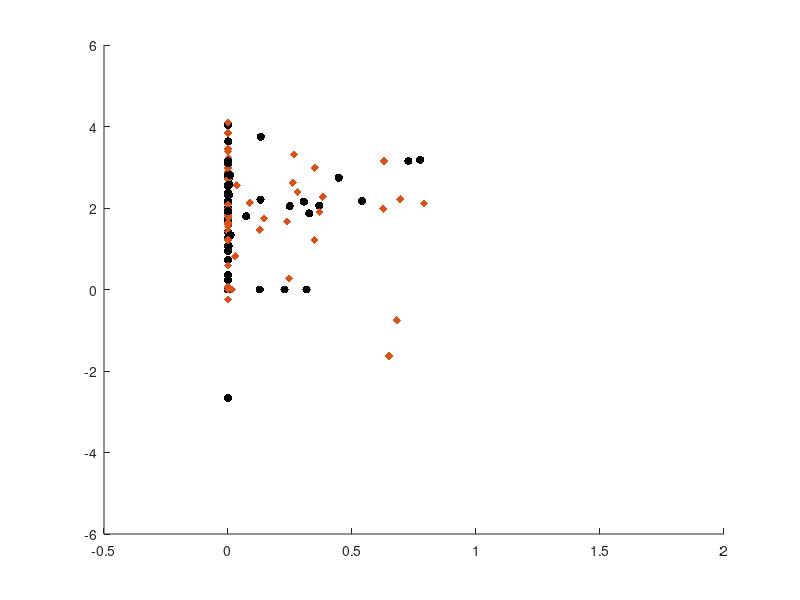

Write the MATLAB code that produced this figure.
% load data train yang diberikan 
data_train = csvread('data_train_PNN.csv');

% mengurutkan data berdasarkan kelasnya 
mengurutkan_data_train = sortrows(data_train,4);
kelas_0 = mengurutkan_data_train(1:46,:);% data yang masuk pada kelas 0 merupakan data 1 sampai 46
kelas_1 = mengurutkan_data_train(47:94,:); % data yang masuk pada kelas 1 merupakan data 47 sampai 94 
kelas_2 = mengurutkan_data_train(95:150,:); % data yang masuk pada kelas 2 merupakan data 95 sampai 150

train = data_train(1:96,:);
data_valid = data_train(97:150,:);

total_atribut = size(train,2)-1;
data_kelas = train(:,total_atribut+1);
data_train_0_pnn = data_train(find(data_kelas==0),:);
data_train_1_pnn = data_train(find(data_kelas==1),:);
data_train_2_pnn = data_train(find(data_kelas==2),:);

sigma = 1;


for x = 1:size(data_valid)
    % membangun fungsi untuk f(x) dikelas 0 menggunakan metode jaringan probabilistik
    for y = 1:size(data_train_0_pnn)
        kelas_0(x,1) = exp(-(((data_valid(x,1)-data_train_0_pnn(y,1))^2 + (data_valid(x,2)-data_train_0_pnn(y,2))^2 + (data_valid(x,3)-data_train_0_pnn(y,3))^2) / 2*sigma^2));
        hasil_exp0 =kelas_0(x,1) ;
        f(x,1) = sum( hasil_exp0)/size(data_train_0_pnn,1);
    end
    % membangun fungsi untuk f(x) dikelas 1 menggunakan metode jaringan probabilistik
    for l = 1:size(data_train_1_pnn)
        kelas_1(x,1) = exp(-(((data_valid(x,1)-data_train_1_pnn(l,1))^2 + (data_valid(x,2)-data_train_1_pnn(l,2))^2 + (data_valid(x,3)-data_train_1_pnn(l,3))^2) / 2*sigma^2));
        hasil_exp1=kelas_1(x,1) ;
        f(x,2) = sum(hasil_exp1)/size(data_train_1_pnn,1);
    end
    % membangun fungsi untuk f(x) dikelas 2 menggunakan metode jaringan probabilistik
    for n = 1:size(data_train_2_pnn)
        kelas_2(x,1) = exp(-(((data_valid(x,1)-data_train_2_pnn(n,1))^2 + (data_valid(x,2)-data_train_2_pnn(n,2))^2 + (data_valid(x,3)-data_train_2_pnn(n,3))^2) / 2*sigma^2));
        hasil_exp2=kelas_2(x,1);
        f(x,3) = sum(hasil_exp2)/size(data_train_2_pnn,1);
    end
    
    %==== nilai maksimum ====
    f(x,4) = data_valid(x,4);
    
    for k = 1:size(f)
        %max_f(k,1) = max(f(k,1:3));
        if (find(max(f(k,1:3)) == f(k,1:3)) == 1)
            pengkelompokan(k,1) = 0;
        elseif (find(max(f(k,1:3)) == f(k,1:3)) == 2)
            pengkelompokan(k,1) = 1;
        elseif (find(max(f(k,1:3)) == f(k,1:3)) == 3)
            pengkelompokan(k,1) = 2;
        end
    end
end

%======= Visualisasi seluruh data =======%
hold on;
scatter3(kelas_0(:,1),kelas_0(:,2),kelas_0(:,3),'k','filled');
hold off;
hold on;
scatter3(kelas_1(:,1),kelas_1(:,2),kelas_1(:,3),'d','filled');
hold off;
hold on;
scatter3(kelas_2(:,1),kelas_2(:,2),kelas_2(:,3),'x','filled');
hold off;
% ========= Menghitung akurasi ==========%
total_benar = 0;
for m = 1:size(pengkelompokan)
    if (pengkelompokan(m,1) == f(m,4))
        total_benar = total_benar + 1;
    end
end
akurasi = (total_benar/50)*100;
fprintf('maka akurasi yang didapat adalah ')
disp(akurasi);

